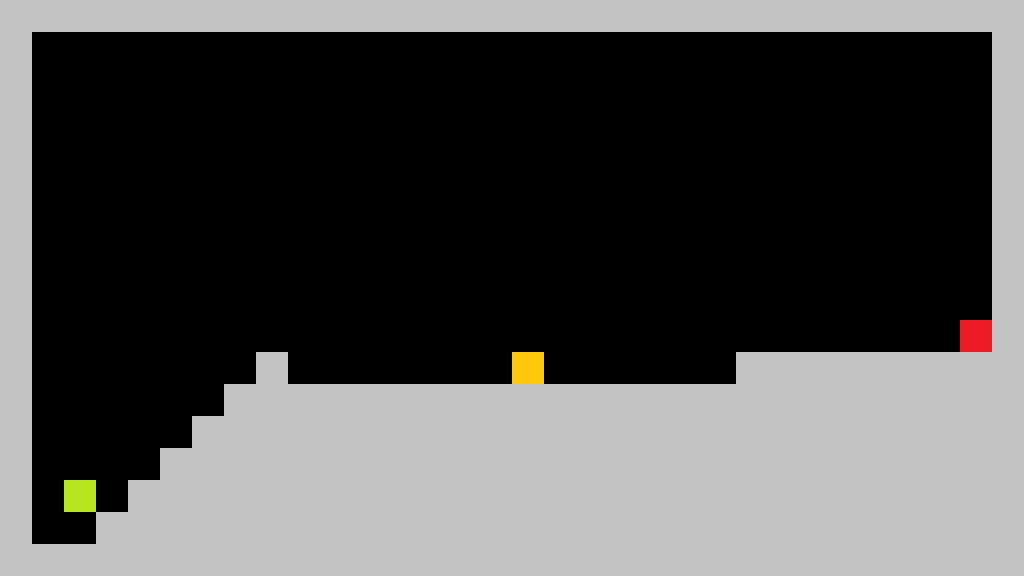

This is a level from a 2D game, rendered from its Tiled map with the project's own tilesets. A one-line summary and the complete map file follow:
An orthogonal 32x18 tile map with 32x32 px tiles, 1 tile layer (Tile Layer 1).

<map version="1.2" tiledversion="1.3.3" orientation="orthogonal" renderorder="right-down" width="32" height="18" tilewidth="32" tileheight="32" infinite="0" nextlayerid="2" nextobjectid="1">
 <editorsettings>
  <export format="csv" />
 </editorsettings>
 <tileset firstgid="1" source="devWorld.tsx" />
 <layer id="1" name="Tile Layer 1" width="32" height="18">
  <data encoding="csv">
5,5,5,5,5,5,5,5,5,5,5,5,5,5,5,5,5,5,5,5,5,5,5,5,5,5,5,5,5,5,5,5,
5,1,1,1,1,1,1,1,1,1,1,1,1,1,1,1,1,1,1,1,1,1,1,1,1,1,1,1,1,1,1,5,
5,1,1,1,1,1,1,1,1,1,1,1,1,1,1,1,1,1,1,1,1,1,1,1,1,1,1,1,1,1,1,5,
5,1,1,1,1,1,1,1,1,1,1,1,1,1,1,1,1,1,1,1,1,1,1,1,1,1,1,1,1,1,1,5,
5,1,1,1,1,1,1,1,1,1,1,1,1,1,1,1,1,1,1,1,1,1,1,1,1,1,1,1,1,1,1,5,
5,1,1,1,1,1,1,1,1,1,1,1,1,1,1,1,1,1,1,1,1,1,1,1,1,1,1,1,1,1,1,5,
5,1,1,1,1,1,1,1,1,1,1,1,1,1,1,1,1,1,1,1,1,1,1,1,1,1,1,1,1,1,1,5,
5,1,1,1,1,1,1,1,1,1,1,1,1,1,1,1,1,1,1,1,1,1,1,1,1,1,1,1,1,1,1,5,
5,1,1,1,1,1,1,1,1,1,1,1,1,1,1,1,1,1,1,1,1,1,1,1,1,1,1,1,1,1,1,5,
5,1,1,1,1,1,1,1,1,1,1,1,1,1,1,1,1,1,1,1,1,1,1,1,1,1,1,1,1,1,1,5,
5,1,1,1,1,1,1,1,1,1,1,1,1,1,1,1,1,1,1,1,1,1,1,1,1,1,1,1,1,1,3,5,
5,1,1,1,1,1,1,1,5,1,1,1,1,1,1,1,2,1,1,1,1,1,1,5,5,5,5,5,5,5,5,5,
5,1,1,1,1,1,1,5,5,5,5,5,5,5,5,5,5,5,5,5,5,5,5,5,5,5,5,5,5,5,5,5,
5,1,1,1,1,1,5,5,5,5,5,5,5,5,5,5,5,5,5,5,5,5,5,5,5,5,5,5,5,5,5,5,
5,1,1,1,1,5,5,5,5,5,5,5,5,5,5,5,5,5,5,5,5,5,5,5,5,5,5,5,5,5,5,5,
5,1,4,1,5,5,5,5,5,5,5,5,5,5,5,5,5,5,5,5,5,5,5,5,5,5,5,5,5,5,5,5,
5,1,1,5,5,5,5,5,5,5,5,5,5,5,5,5,5,5,5,5,5,5,5,5,5,5,5,5,5,5,5,5,
5,5,5,5,5,5,5,5,5,5,5,5,5,5,5,5,5,5,5,5,5,5,5,5,5,5,5,5,5,5,5,5
</data>
 </layer>
</map>
